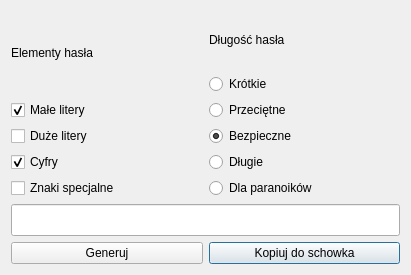
<?xml version="1.0" encoding="UTF-8"?>
<ui version="4.0">
 <class>GeneratorWindow</class>
 <widget class="QDialog" name="GeneratorWindow">
  <property name="geometry">
   <rect>
    <x>0</x>
    <y>0</y>
    <width>411</width>
    <height>275</height>
   </rect>
  </property>
  <property name="windowTitle">
   <string>Generator</string>
  </property>
  <layout class="QGridLayout" name="gridLayout_4">
   <item row="0" column="0">
    <layout class="QGridLayout" name="gridLayout_2">
     <item row="3" column="0">
      <widget class="QCheckBox" name="checkBox_2">
       <property name="text">
        <string>Cyfry</string>
       </property>
       <property name="checked">
        <bool>true</bool>
       </property>
      </widget>
     </item>
     <item row="2" column="0">
      <widget class="QCheckBox" name="checkBox_3">
       <property name="text">
        <string>Duże litery</string>
       </property>
      </widget>
     </item>
     <item row="0" column="0">
      <widget class="QLabel" name="label">
       <property name="text">
        <string>Elementy hasła</string>
       </property>
      </widget>
     </item>
     <item row="4" column="0">
      <widget class="QCheckBox" name="checkBox">
       <property name="text">
        <string>Znaki specjalne</string>
       </property>
      </widget>
     </item>
     <item row="1" column="0">
      <widget class="QCheckBox" name="checkBox_4">
       <property name="text">
        <string>Małe litery</string>
       </property>
       <property name="checked">
        <bool>true</bool>
       </property>
      </widget>
     </item>
    </layout>
   </item>
   <item row="0" column="1">
    <layout class="QGridLayout" name="gridLayout_3">
     <item row="0" column="0">
      <widget class="QLabel" name="label_2">
       <property name="text">
        <string>Długość hasła</string>
       </property>
      </widget>
     </item>
     <item row="1" column="0">
      <widget class="QRadioButton" name="radioButton">
       <property name="text">
        <string>Krótkie</string>
       </property>
      </widget>
     </item>
     <item row="2" column="0">
      <widget class="QRadioButton" name="radioButton_3">
       <property name="text">
        <string>Przeciętne</string>
       </property>
      </widget>
     </item>
     <item row="3" column="0">
      <widget class="QRadioButton" name="radioButton_2">
       <property name="text">
        <string>Bezpieczne</string>
       </property>
       <property name="checked">
        <bool>true</bool>
       </property>
      </widget>
     </item>
     <item row="4" column="0">
      <widget class="QRadioButton" name="radioButton_4">
       <property name="text">
        <string>Długie</string>
       </property>
      </widget>
     </item>
     <item row="5" column="0">
      <widget class="QRadioButton" name="radioButton_5">
       <property name="text">
        <string>Dla paranoików</string>
       </property>
      </widget>
     </item>
    </layout>
   </item>
   <item row="1" column="0" colspan="2">
    <layout class="QGridLayout" name="gridLayout">
     <item row="0" column="0" colspan="2">
      <widget class="QLineEdit" name="lineEdit">
       <property name="font">
        <font>
         <family>Georgia</family>
         <pointsize>16</pointsize>
         <weight>75</weight>
         <bold>true</bold>
        </font>
       </property>
       <property name="readOnly">
        <bool>true</bool>
       </property>
      </widget>
     </item>
     <item row="1" column="1">
      <widget class="QPushButton" name="clipboard_button">
       <property name="text">
        <string>Kopiuj do schowka</string>
       </property>
      </widget>
     </item>
     <item row="1" column="0">
      <widget class="QPushButton" name="generation_button">
       <property name="text">
        <string>Generuj</string>
       </property>
      </widget>
     </item>
    </layout>
   </item>
  </layout>
 </widget>
 <resources/>
 <connections/>
</ui>
